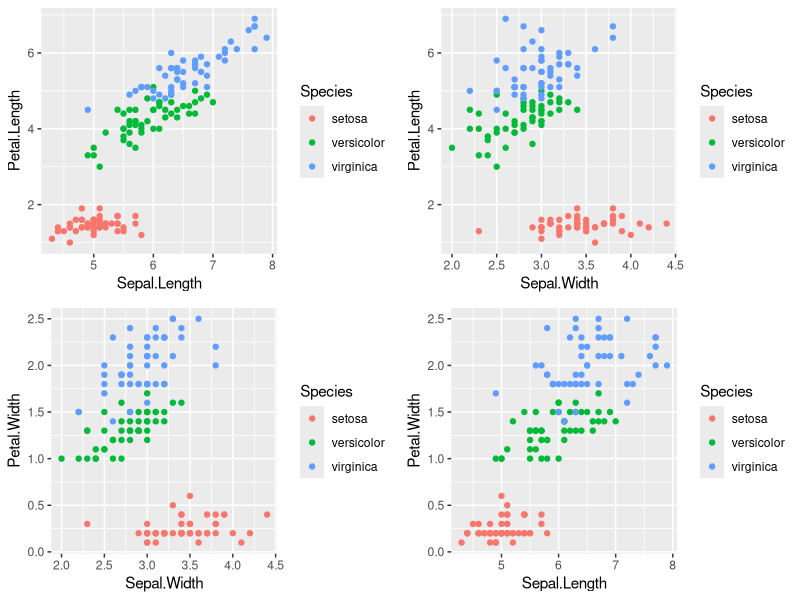
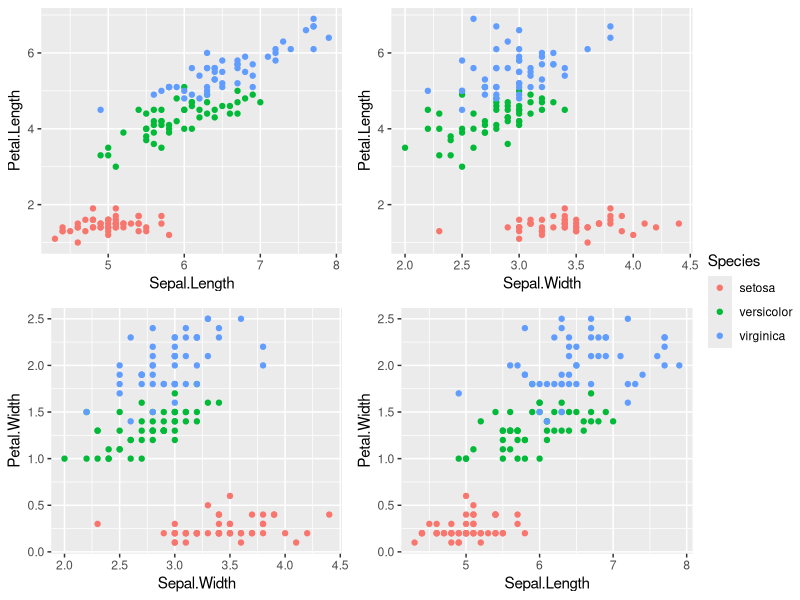

Reproduce these figures in R, in order.
library(ggplot2)
library(gridExtra)
library(grid)

p1 <- ggplot(iris, aes(x=Sepal.Length, y = Petal.Length, col=Species))+geom_point()
p2 <- ggplot(iris, aes(x=Sepal.Width, y = Petal.Length, col=Species))+geom_point()
p3 <- ggplot(iris, aes(x=Sepal.Width, y = Petal.Width, col=Species))+geom_point()
p4 <- ggplot(iris, aes(x=Sepal.Length, y = Petal.Width, col=Species))+geom_point()


grid.arrange(p1, p2, p3, p4,nrow=2)


p1 <- p1+theme(legend.position = "none")
p2 <- p2+theme(legend.position = "none")
p3 <- p3+theme(legend.position = "none")
p4 <- p4+theme(legend.position = "none")


g_legend<-function(a.gplot){
    tmp <- ggplot_gtable(ggplot_build(a.gplot))
    leg <- which(sapply(tmp$grobs, function(x) x$name) == "guide-box")
    legend <- tmp$grobs[[leg]]
    return(legend)
}
p1.original = ggplot(iris, aes(x=Sepal.Length, y = Petal.Length, col=Species))+geom_point()
plotLegend = g_legend(p1.original)

lwidth = sum(plotLegend$width)
combinedPlots <- arrangeGrob(p1, p2, p3, p4, nrow=2)

grid.arrange(combinedPlots,
             plotLegend, 
             widths=unit.c(unit(1, "npc") - lwidth, lwidth), nrow=1
             )